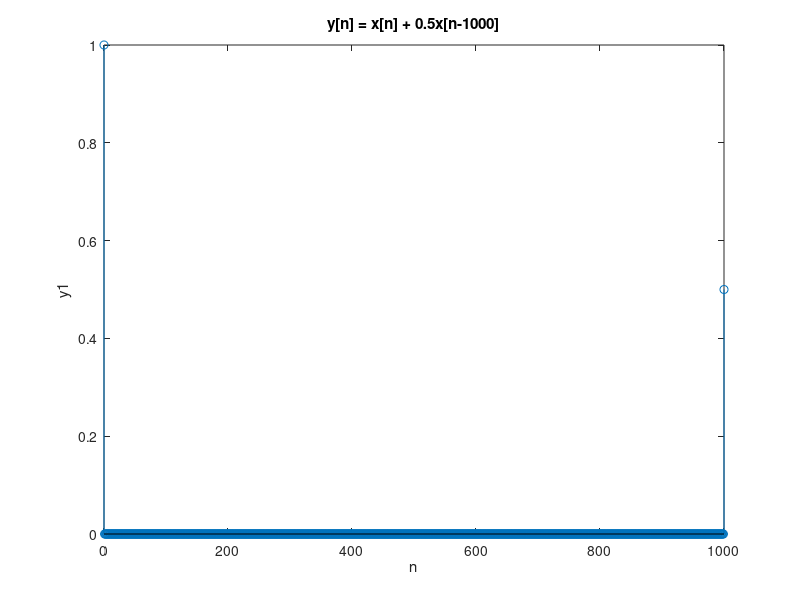

MATLAB code for this plot:
n = 0:1000;
x = [1 zeros(1,1000)];
a1 = 1;
b1 = [1 zeros(1,999) 0.5];

y1 = filter(b1,a1,x);

stem(n, y1);
xlabel('n');ylabel('y1');title('y[n] = x[n] + 0.5x[n-1000]');
